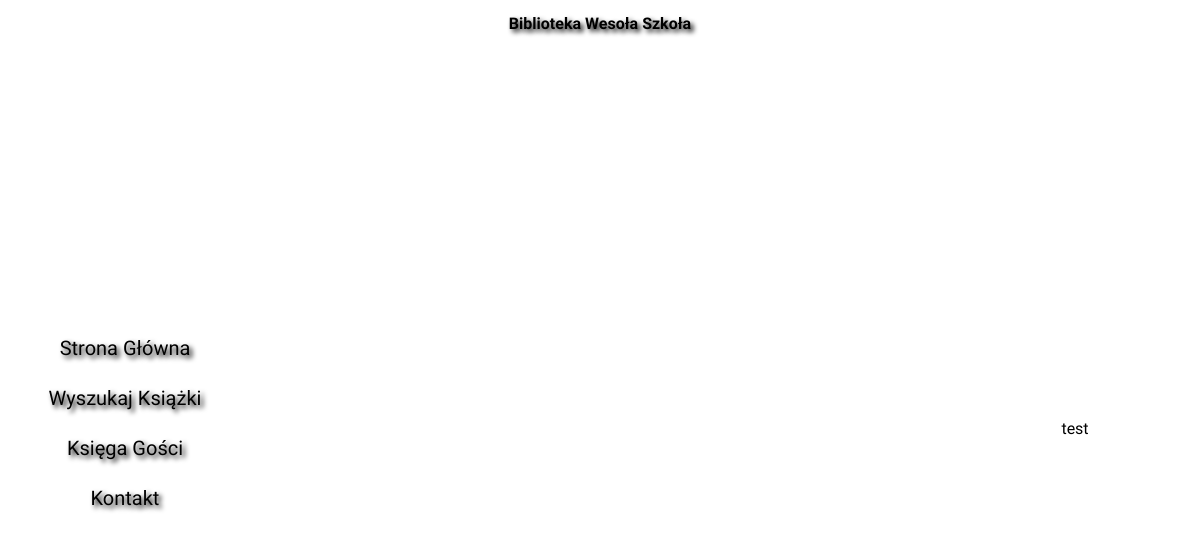
/FO/index.php, run on an earlier commit of the app's database.
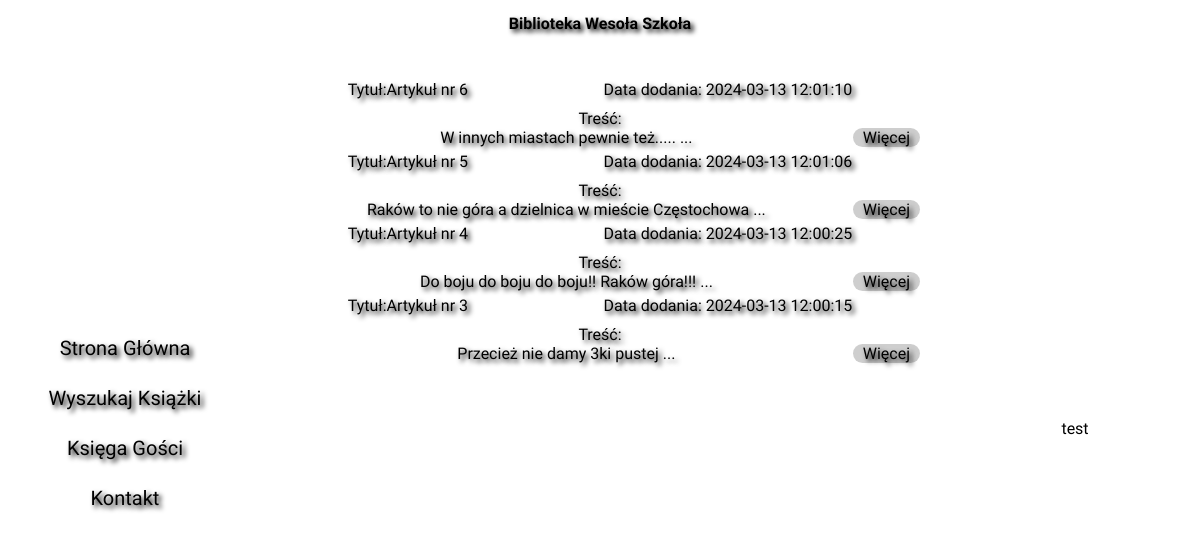
And on a later commit of the database.
### tables this page shows
CREATE TABLE `article` (
  `article_id` int(11) NOT NULL,
  `title` varchar(255) NOT NULL,
  `text` longtext NOT NULL,
  `link` longtext NOT NULL,
  `author` varchar(255) NOT NULL,
  `data` datetime NOT NULL
);

### DB/db_connection.php (called while the page is built, shortened)
<?php
class db_connection{
    var $host = "localhost";
    var $dbname = "wiai";
    var $username = "root";
    var $password = "";
    public function databaseConnect(){
        $con = mysqli_connect($this->host, $this->username, $this->password, $this->dbname);
        if(!$con){
            die("Connection failed: " . mysqli_connect_error());
        }
        else{
            $this->connect = $con;
        }
    }
}
?>

### DB/db_article.php (called while the page is built, shortened)
<?php
include('db_connection.php');
class db_article extends db_connection{
    function selectArticle(){
        $query = 'SELECT * FROM `article` ORDER BY article_id DESC';
        $data = mysqli_query($this->connect, $query);
        if (mysqli_num_rows($data) > 0){
            return $data;
        }
    }
}
?>

### FO/news.php (the view, shortened to what this page needs)
<div id="contactInfo" class="contact-container">
<?php
    include('../DB/db_article.php');
    $baza = new db_article();
    $baza->databaseConnect();
    $data = $baza->selectArticle();
    $counter = 0;
    if (mysqli_num_rows($data) > 0)
    {
        while($row = mysqli_fetch_assoc($data))
        {
            echo "<div id='wpis' class='artykul'>
                    <section class='gorny_panel_wpisu'>
                        <p>Tytuł:".$row['title']."</p>
                        <p>Data dodania: ".$row['data']."</p>
                    </section>
                    <article>
                        <p>Treść:</p>
                        ".substr($row['text'],0,150)." ...
                        <a href='./index.php?id=article&id_article=".$row['article_id']."'>Więcej</a>
                    </article>
            </div>";
            $counter++;
            if ($counter >= 4) {
                break;
            }
        }
    }
?>
</div>

### FO/index.php (shortened to what this page needs)
<!DOCTYPE html>
<html lang="pl">
<head>
    <link rel="stylesheet" href="./style.css">
</head>
<?php
    include('./header.php');
    include('./leftNav.php');
    include('./rightNav.php');
?>
<div class="wpisy-container">
    <div>
    <?php
        if(isset($_GET['id'])){
            if($_GET['id'] == 'index'){
                include('./news.php');
            }
            if($_GET['id'] == 'searchBooks'){
                include('./books.php');
            }
            if($_GET['id'] =='searchGuests'){
                include('./guestbook.php');
            }
            if($_GET['id'] == 'contactInfo'){
                include('./contact.php');
            }
            if($_GET['id'] == 'addGuestbookEntry'){
                include('./addGuestentryBook.php');
            }
            if($_GET['id'] == 'article'){
                include('./article.php');
            }
        }
        else{
            include('./news.php');
        }
    ?>
    </div>
</div>

### FO/header.php (shortened to what this page needs)
<div class="header-container">
    <h2>Biblioteka Wesoła Szkoła</h2>
</div>

### FO/leftNav.php (shortened to what this page needs)
<div id="myNav" class="panel_lewy">
    <div class="">
        <a href="index.php?id=index" >Strona Główna</a>
        <a href="index.php?id=searchBooks">Wyszukaj Książki</a>
        <a href="index.php?id=searchGuests">Księga Gości</a>
        <a href="index.php?id=contactInfo">Kontakt</a>
    </div>
</div>

### FO/rightNav.php (shortened to what this page needs)
<div id="myNav" class="panel_prawy">
    <div class="">
        <p>test</p>
    </div>
</div>

### FO/style.css (style rules this page uses)
* { margin: 0px; font-family: 'Playpen Sans', cursive; }
#searchBooks, #searchGuests, #contactInfo, #loginPage { margin-top: 2%; text-align: center; color: #000; text-shadow: 3px 3px 5px #000000; }
h2 { font-weight: bold; background-repeat: no-repeat; background-attachment: fixed; background-size: 100% 100%; border-radius: 10px; text-align: center; color: #000000; text-shadow: 3px 3px 5px #000000; padding: 14px; font-size: 16px; margin: 0px; }
.panel_lewy { position: fixed; left: 0; bottom: 0; height: 93vh; width: 250px; background-repeat: no-repeat; background-size: cover; z-index: 1; overflow-y: auto; display: flex; flex-direction: column; justify-content: center; align-items: center; }
.panel_prawy { position: fixed; right: 0; bottom: 0; height: 93vh; width: 250px; z-index: 1; overflow-y: auto; display: flex; flex-direction: column; justify-content: center; align-items: center; }
#myNav { overflow: hidden; }
#myNav a { text-align: center; padding: 8px; text-decoration: none; font-size: 20px; color: #000; text-shadow: 3px 3px 5px #000000; display: block; transition: 0.3s; margin-bottom: 10px; }
.header-container { top: 0; position: static; height: 8vh; width: 100vw; color: #000; text-shadow: 3px 3px 5px #000000; }
.wpisy-container { position: static; padding: 0 200px; }
.artykul { color: #000000; text-align: center; background-color: rgba(255, 255, 255, 0.8); margin-left: auto; margin-right: auto; height: auto; width: 80%; border-radius: 10px; margin-bottom: 5px; }
.artykul a { padding-right: 10px; padding-left: 10px; background-color: rgba(158, 158, 158, 0.5); text-decoration: none; color: #000000; float: right; border-radius: 10px; }
.gorny_panel_wpisu { display: flex; justify-content: space-around; }
article { padding-top: 10px; }

What changed in the data, as far as the page shows it:
added article: title "Artykuł nr 6", data "2024-03-13 12:01:10", text "W innych miastach pewnie też....."
added article: title "Artykuł nr 5", data "2024-03-13 12:01:06", text "Raków to nie góra a dzielnica w mieście Częstochowa"
added article: title "Artykuł nr 4", data "2024-03-13 12:00:25", text "Do boju do boju do boju!! Raków góra!!!"
added article: title "Artykuł nr 3", data "2024-03-13 12:00:15", text "Przecież nie damy 3ki pustej"
